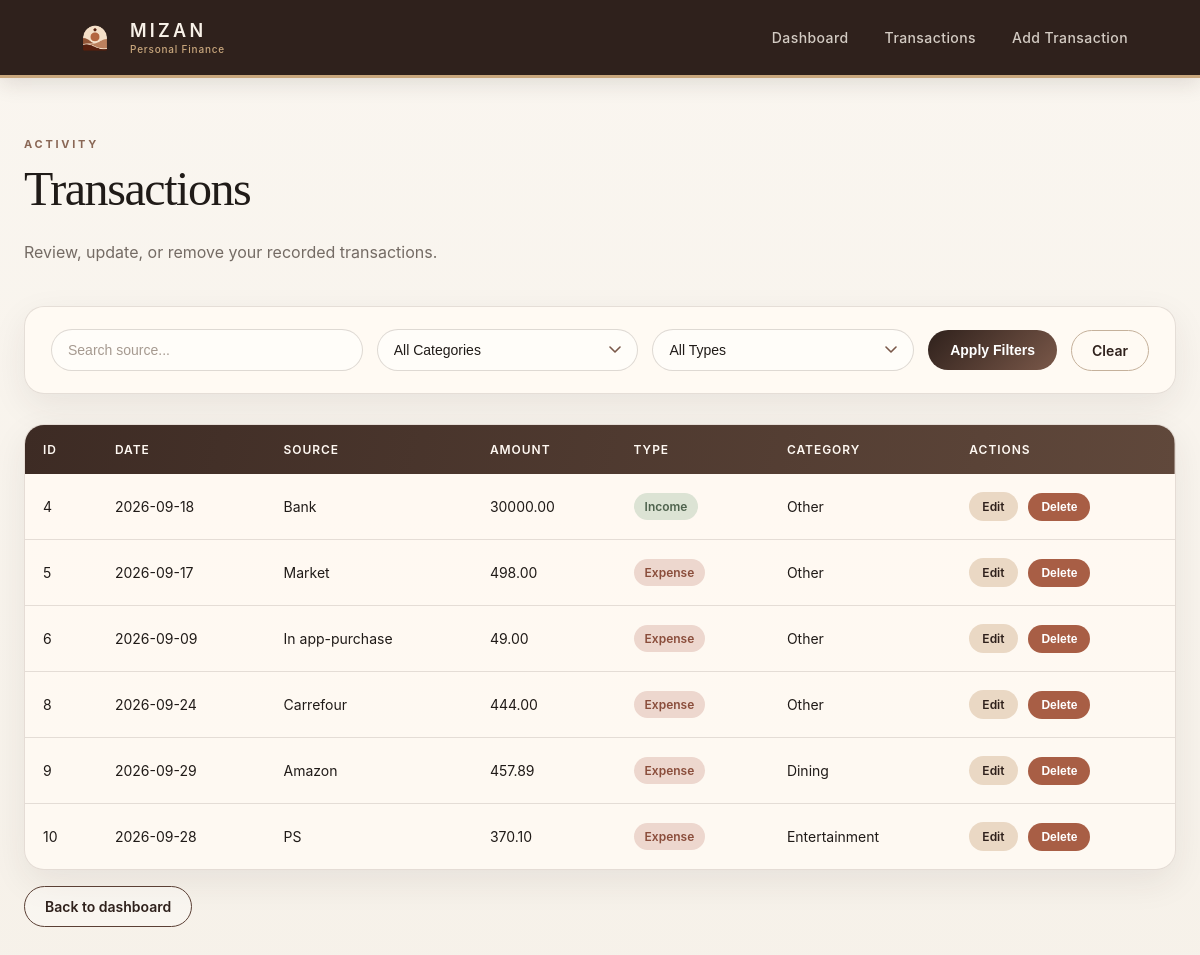
The app's page /transactions, older data.
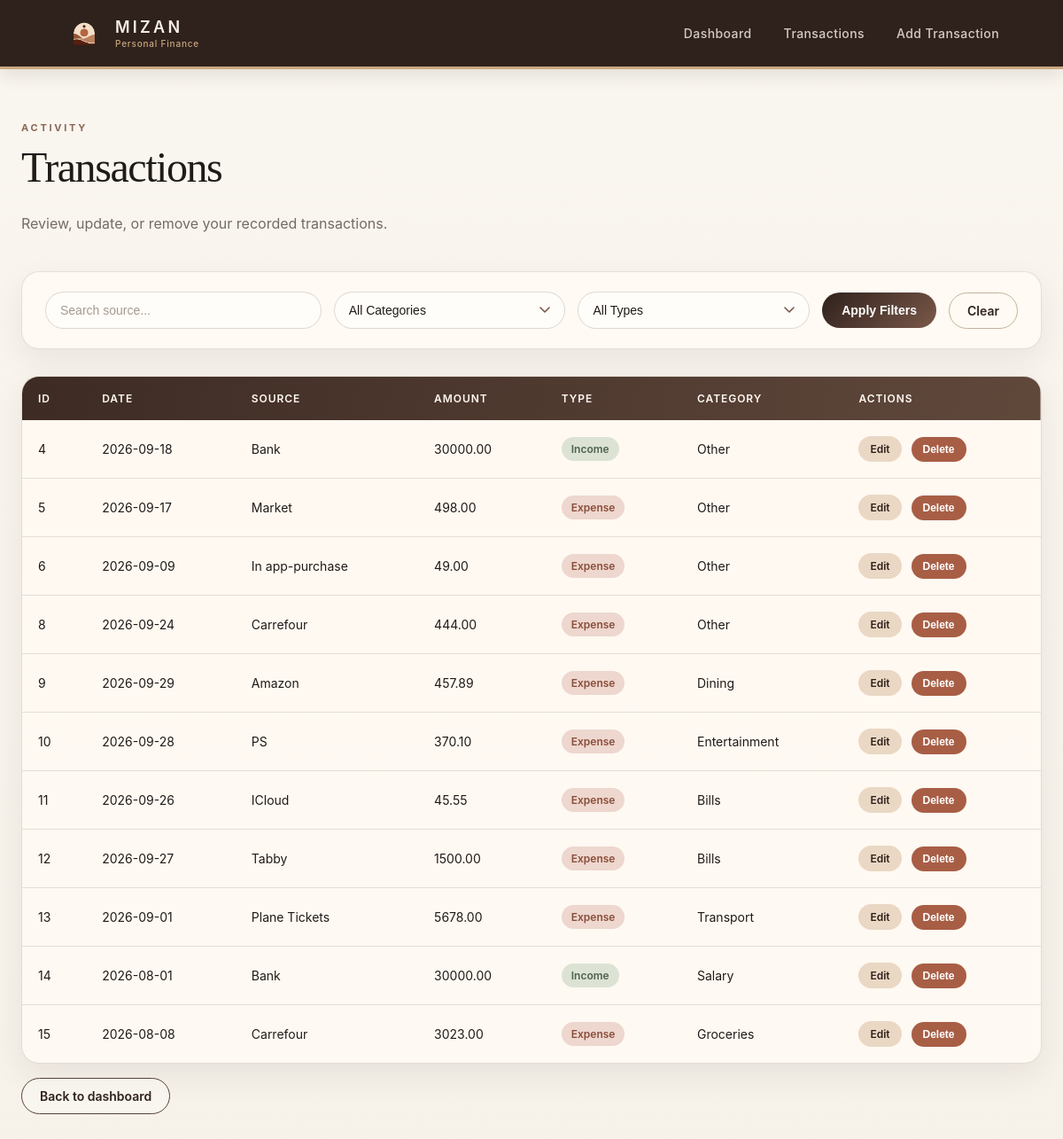
The same page, newer data.
### tables this page shows
CREATE TABLE transactions (
        id INTEGER PRIMARY KEY AUTOINCREMENT,
        date TEXT NOT NULL,
        source TEXT NOT NULL,
        amount REAL NOT NULL CHECK (amount > 0),
        type TEXT NOT NULL CHECK (type IN ('income', 'expense'))
    , category TEXT NOT NULL DEFAULT 'Other');

### app.py (the view)
@app.route("/transactions")
def transactions():
    search = request.args.get("search", "").strip()
    category = request.args.get("category", "").strip()
    transaction_type = request.args.get("type", "").strip()
    return render_template(
        "transactions.html",
        transactions=get_transactions(search, category, transaction_type),
        search=search,
        category=category,
        transaction_type=transaction_type,
        categories=CATEGORIES
    )

### app.py (called while the page is built)
@contextmanager
def get_connection():
    connection = sqlite3.connect(DB_PATH)
    try:
        yield connection
    finally:
        connection.close()

### templates/transactions.html (shortened to what this page needs)
{% extends "base.html" %}
{% block content %}
<p class="eyebrow">ACTIVITY</p>
<h1>Transactions</h1>
<p class="page-subtitle">
    Review, update, or remove your recorded transactions.
</p>
<form method="GET" action="{{ url_for('transactions') }}" class="filter-form">
    <input
        type="text"
        name="search"
        placeholder="Search source..."
        value="{{ search }}"
    >
    <select name="category">
        <option value="">All Categories</option>
    </select>
    <select name="type">
        <option value="">All Types</option>
    </select>
    <button type="submit">Apply Filters</button>
    <a href="{{ url_for('transactions') }}">
        Clear
    </a>
</form>
{% if transactions %}
<div class="table-container">
    <table>
        <thead>
            <tr>
                <th>ID</th>
                <th>Date</th>
                <th>Source</th>
                <th>Amount</th>
                <th>Type</th>
                <th>Category</th>
                <th>Actions</th>
            </tr>
        </thead>
        <tbody>
            {% for transaction in transactions %}
                <tr>
                    <td>{{ transaction[0] }}</td>
                    <td>{{ transaction[1] }}</td>
                    <td>{{ transaction[2] }}</td>
                    <td>{{ "%.2f"|format(transaction[3]) }}</td>
                    <td>
                        {% if transaction[4] == "income" %}
                            <span class="type-badge income-badge">Income</span>
                        {% else %}
                            <span class="type-badge expense-badge">Expense</span>
                        {% endif %}
                    </td>
                    <td>{{ transaction[5] }}</td>
                    <td>
                        <a href="{{ url_for('edit_transaction', transaction_id=transaction[0]) }}">
                            Edit
                        </a>
                        <form
                            action="{{ url_for('delete_transaction', transaction_id=transaction[0]) }}"
                            method="POST"
                            style="display:inline;"
                        >
                            <button
                                type="submit"
                                onclick="return confirm('Delete this transaction?');"
                            >
                                Delete
                            </button>
                        </form>
                    </td>
                </tr>
            {% endfor %}
        </tbody>
    </table>
</div>
{% else %}
    <p>No transactions found.</p>
{% endif %}
<p>
    <a href="{{ url_for('home') }}">Back to dashboard</a>
</p>
{% endblock %}

### templates/base.html (shortened to what this page needs)
<!DOCTYPE html>
<html>
<head>
    <link rel="stylesheet" href="{{ url_for('static', filename='style.css') }}">
</head>
<body>
    <nav>
        <a class="nav-brand" href="{{ url_for('home') }}">
            <img
                src="{{ url_for('static', filename='images/mizan-icon.png') }}"
                alt="Mizan"
            >
            <div class="nav-brand-text">
                <span class="nav-brand-name">MIZAN</span>
                <span class="nav-brand-subtitle">Personal Finance</span>
            </div>
        </a>
        <div class="nav-links">
            <a href="{{ url_for('home') }}">Dashboard</a>
            <a href="{{ url_for('transactions') }}">Transactions</a>
            <a href="{{ url_for('add_transaction') }}">Add Transaction</a>
        </div>
    </nav>
    <main>
        {% block content %}
        {% endblock %}
    </main>
</body>
</html>

Row changes from the older to the newer data that the page shows:
added transactions: amount "45.55", type "Expense"
added transactions: amount "1500.00", type "Expense"
added transactions: amount "5678.00", type "Expense"
added transactions: amount "30000.00", type "Income"
added transactions: amount "3023.00", type "Expense"
